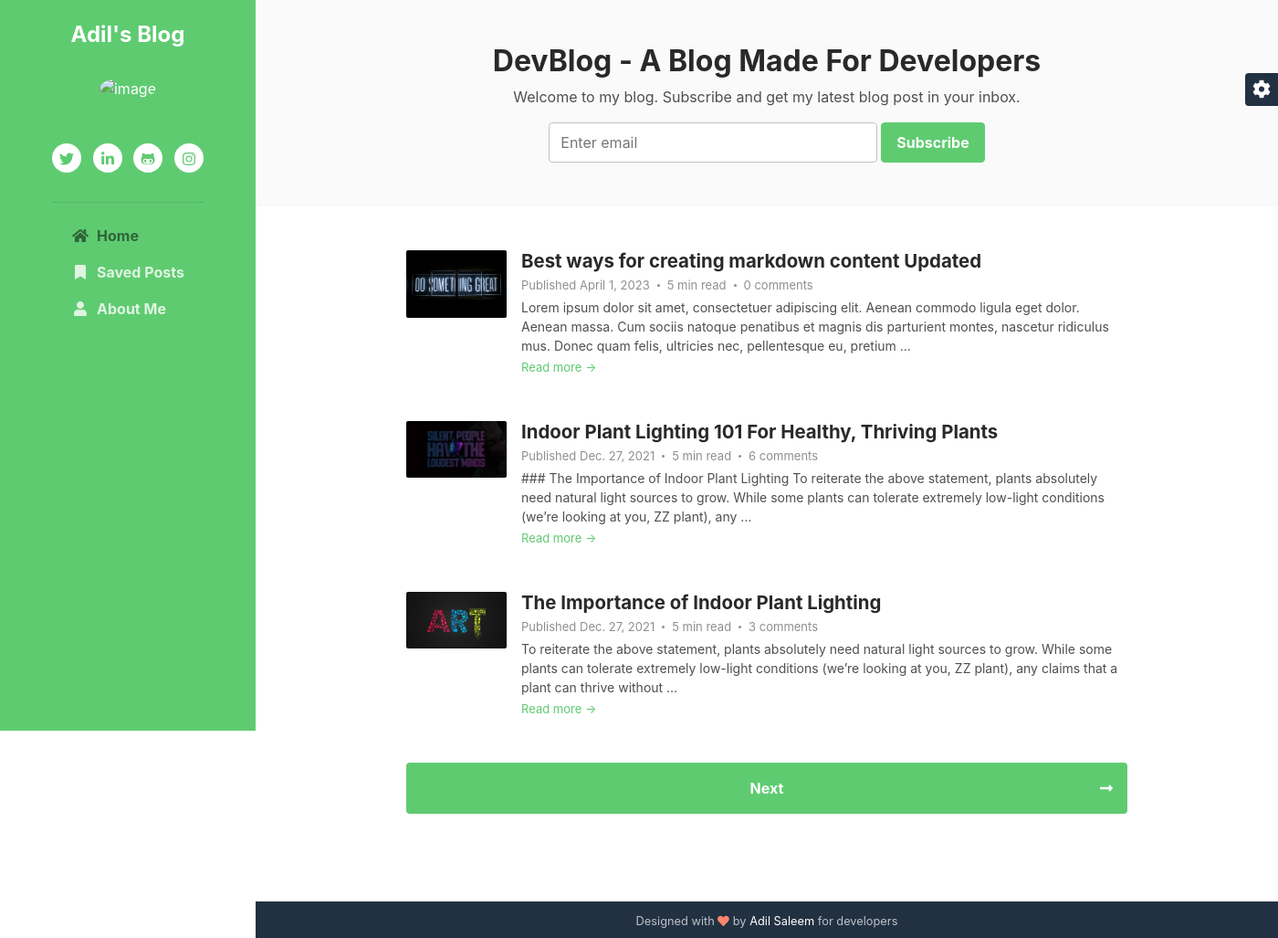
Page /blog/home/ on the committed database.
### blog/models.py (models this page shows, shortened)
class Post(models.Model):
	author = models.ForeignKey(UserAccount, related_name='posts', on_delete=models.CASCADE)
	title = models.CharField(max_length=500)
	image = models.FileField(upload_to=f"post-images {datetime.now().strftime('%Y-%m-%d')}", null=True, blank=True)
	image_caption_link = models.URLField(null=True, blank=True)
	image_caption_text = models.CharField(max_length=200, null=True, blank=True)
	body = models.TextField()
	slug = models.SlugField(max_length=200, unique=True, blank=True, null=True)
	date_published = models.DateTimeField()
	created = models.DateTimeField(auto_now_add=True)
	updated = models.DateTimeField(auto_now=True)
	tags = TaggableManager()

### blog/views.py (the view)
# urls.py: path('home/', views.home_page, name='home_page'),
def home_page(request):
	posts = Post.objects.order_by('-date_published')[:5]
	template_name = 'home_page.html'
	context = { 'posts':posts }
	return render(request, template_name, context)

### templates/home_page.html (shortened to what this page needs)
{% extends "base.html" %}
{% block headsection %}
	<section class="cta-section theme-bg-light py-5">
	    <div class="container text-center">
		    <h2 class="heading">DevBlog - A Blog Made For Developers</h2>
		    <div class="intro">Welcome to my blog. Subscribe and get my latest blog post in your inbox.</div>
		    <form class="signup-form form-inline justify-content-center pt-3">
                <div class="form-group">
                    <input type="email" id="semail" name="semail1" class="form-control mr-md-1 semail" placeholder="Enter email">
                </div>
                <button type="submit" class="btn btn-primary">Subscribe</button>
            </form>
	    </div>
    </section>
{% endblock %}
{% block content %}
	{% for post in posts %}
		<div class="item mb-5">
		    <div class="media">
			    <img class="mr-3 img-fluid post-thumb d-none d-md-flex" src="{{ post.image.url }}" alt="image">
			    <div class="media-body">
				    <h3 class="title mb-1"><a href="{% url 'blog:post_details' post.id %}">{{ post.title }}</a></h3>
				    <div class="meta mb-1"><span class="date">Published {{ post.created.date }}</span><span class="time">5 min read</span><span class="comment"><a href="#">{{ post.comments.count }} comments</a></span></div>
				    <div class="intro">{{ post.body|truncatewords:35 }}</div>
				    <a class="more-link" href="{% url 'blog:post_details' post.id %}">Read more &rarr;</a>
			    </div>
		    </div>
	    </div>
    {% endfor %}
    <nav class="blog-nav nav nav-justified my-5">
	  <a class="nav-link-next nav-item nav-link rounded" href="blog-list.html">Next<i class="arrow-next fas fa-long-arrow-alt-right"></i></a>
	</nav>
{% endblock %}

### rows in the picture
Post: image (picture), title "Best ways for creating markdown content Updated", created "April 1, 2023", comments.count "0", body "Lorem ipsum dolor sit amet, consectetuer adipiscing elit. Aenean commodo ligula eget dolor. Aenean massa. Cum sociis natoque penatibus et magnis dis parturient montes, nascetur ridiculus mus. Donec quam felis, ultricies nec, pellentesque eu, pretium …"
Post: image (picture), title "Indoor Plant Lighting 101 For Healthy, Thriving Plants", created "Dec. 27, 2021", comments.count "6", body "### The Importance of Indoor Plant Lighting To reiterate the above statement, plants absolutely need natural light sources to grow. While some plants can tolerate extremely low-light conditions (we’re looking at you, ZZ plant), any …"
Post: image (picture), title "The Importance of Indoor Plant Lighting", created "Dec. 27, 2021", comments.count "3", body "To reiterate the above statement, plants absolutely need natural light sources to grow. While some plants can tolerate extremely low-light conditions (we’re looking at you, ZZ plant), any claims that a plant can thrive without …"
